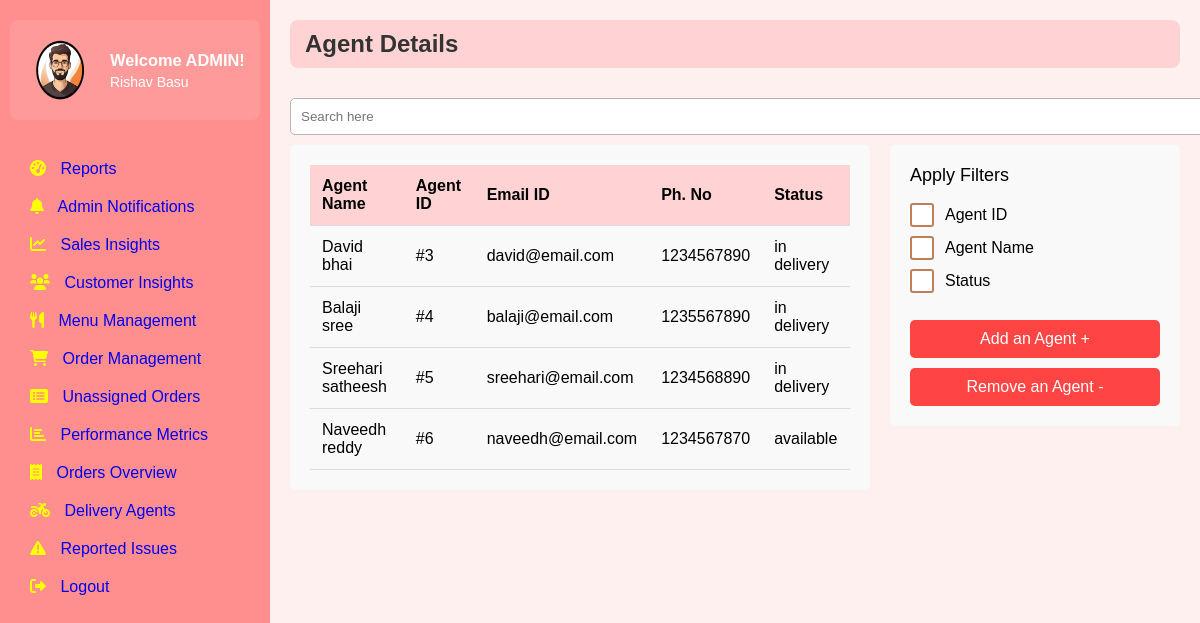
Page /staff-details (signed in) on the earlier database version.
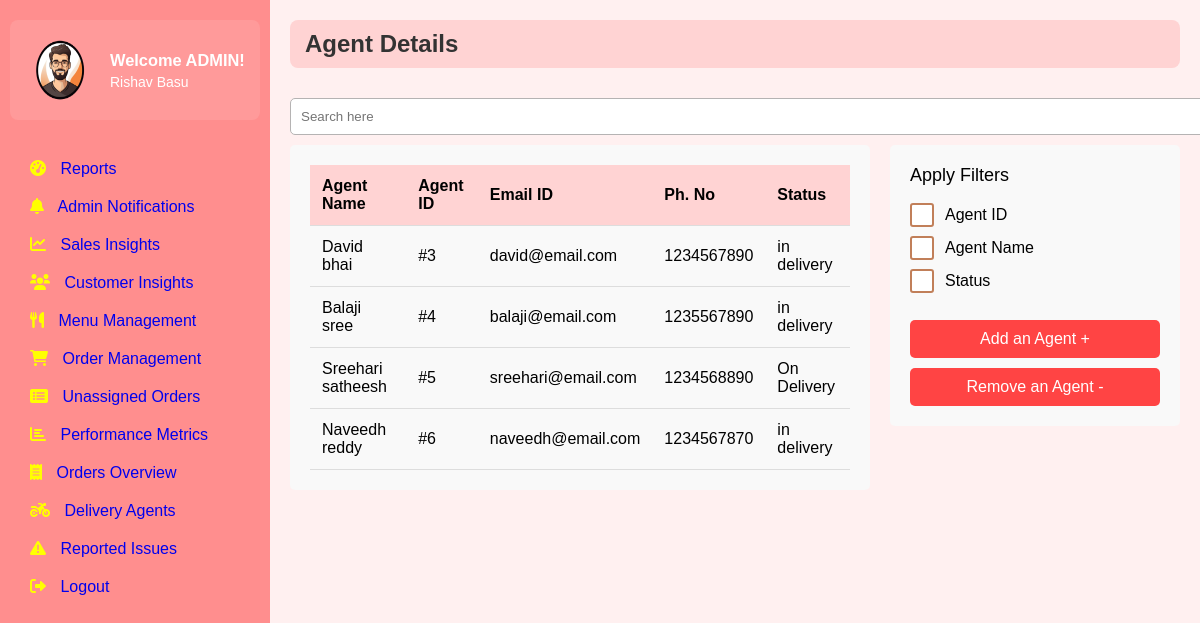
Same page on the later database version.
### tables this page shows
CREATE TABLE Delivery_agents (
        id INTEGER PRIMARY KEY,
        name TEXT NOT NULL,
        status TEXT NOT NULL,
        FOREIGN KEY (id) REFERENCES Users(user_id),
        FOREIGN KEY (name) REFERENCES Users(full_name)
    );

CREATE TABLE users (
        user_id INTEGER PRIMARY KEY AUTOINCREMENT,
        email TEXT UNIQUE NOT NULL,
        password_hash TEXT NOT NULL,
        full_name TEXT,
        phone_number TEXT,
        created_at TIMESTAMP DEFAULT CURRENT_TIMESTAMP,
        updated_at TIMESTAMP DEFAULT CURRENT_TIMESTAMP,
        last_login TIMESTAMP,
        is_active BOOLEAN DEFAULT TRUE,
        is_admin INTEGER DEFAULT 0,
        is_delivery_boy INTEGER DEFAULT 0,
        role_id INTEGER,
        FOREIGN KEY(role_id) REFERENCES roles(role_id)
    );

### app.py (the view)
@app.route('/staff-details')
def staff_list():
    if not is_admin():
        flash('Access denied. Admins only.', 'error')
        return redirect(url_for('signin'))
    conn = get_db_connection()
    staff_data = {}
    cursor = conn.execute('''
        SELECT da.id, da.name, da.status, u.email, u.phone_number as phone, u.created_at
        FROM Delivery_agents da
        JOIN Users u ON da.id = u.user_id''')
    staff_data = []
    for row in cursor:
        staff_data.append({
            'id': str(row['id']),
            'name': row['name'],
            'email': row['email'],
            'phone': row['phone'],
            'status': row['status']
        })
    conn.close()
    return render_template('staff_list.html', staff_data=staff_data)

### app.py (called while the page is built)
def is_admin():
    user_email = session.get('user')
    if not user_email:
        print("No user in session")
        return False
    conn = get_db()
    cursor = conn.cursor()
    cursor.execute('SELECT is_admin FROM Users WHERE email = ?', (user_email,))
    user = cursor.fetchone()
    conn.close()
    if user:
        print(f"User {user_email} is {'an admin' if user['is_admin'] == 1 else 'not an admin'}")
    return user and user['is_admin'] == 1

@app.teardown_appcontext
def close_connection(exception):
    db = getattr(g, '_database', None)
    if db is not None:
        db.close()

def get_db():
    conn = sqlite3.connect('existing_database.db')
    conn.row_factory = sqlite3.Row
    return conn

def get_db_connection():
    conn = sqlite3.connect("existing_database.db")
    conn.row_factory = sqlite3.Row
    return conn

### templates/staff_list.html (shortened to what this page needs)
{% extends 'base.html' %}
{% block extra_css %}
<link rel="stylesheet" href="{{ url_for('static', filename='css/staff_list.css') }}">
{% endblock %}
{% block content %}
<div class="header">
    <div class="header-content">
    <span class="order-title"><b>Agent Details</b></span>
</div>
</div>
<input type="text" placeholder="Search here" class="search-bar">
<div class="content-wrapper">
    <div class="staff-table">
        <table>
            <thead>
                <tr>
                    <th>Agent Name</th>
                    <th>Agent ID</th>
                    <th>Email ID</th>
                    <th>Ph. No</th>
                    <th>Status</th>
                </tr>
            </thead>
            <tbody>
                {% for staff in staff_data %}
                <tr>
                    <td><a href="{{ url_for('staff_details', agent_id=staff.id) }}" class="staff-name">{{ staff.name }}</a></td>
                    <td>#{{ staff.id }}</td>
                    <td>{{ staff.email }}</td>
                    <td>{{ staff.phone }}</td>
                    <td>{{ staff.status }}</td>
                </tr>
                {% endfor %}
            </tbody>
        </table>
    </div>
    <div class="filters">
        <div class="filter-title">Apply Filters</div>
        <div class="filter-item">
            <label for="agent-id">Agent ID</label>
        </div>
        <div class="filter-item">
            <label for="agent-name">Agent Name</label>
        </div>
        <div class="filter-item">
            <label for="status">Status</label>
        </div>
        <div class="action-buttons">
            <a href="" class="action-button add">Add an Agent +</a>
            <a href="" class="action-button remove">Remove an Agent -</a>
        </div>
    </div>
</div>
{% endblock %}

### templates/base.html (shortened to what this page needs)
<!DOCTYPE html>
<html lang="en">
<head>
    {% block extra_css %}{% endblock %}
    <link rel="stylesheet" href="{{ url_for('static', filename='css/base.css') }}">
    <link rel="stylesheet" href="https://cdnjs.cloudflare.com/ajax/libs/font-awesome/6.0.0-beta3/css/all.min.css">
</head>
<body>
    <div class="container">
        <div class="sidebar">
            <div class="profile">
                <img src="{{ url_for('static', filename='images/admin.png') }}" alt="Admin" class="image">
                <div class="profile-info">
                    <h2>Welcome ADMIN!</h2>
                    <p>Rishav Basu</p>
                </div>
            </div>
            <div class="menu">
                <ul>
                    <li><a href="{{ url_for('reports')}}" data-section="reports"><i class="fas fa-tachometer-alt"></i> Reports</a></li>
                    <li><a href="{{ url_for('admin_notifications')}}" data-section="admin-notifications"><i class="fas fa-bell"></i> Admin Notifications</a></li>
                    <li><a href="{{ url_for('sales_trends')}}" data-section="sales-trends"><i class="fas fa-chart-line"></i> Sales Insights</a></li>
                    <li><a href="{{ url_for('feedback_analysis')}}" data-section="customer-insights"><i class="fas fa-users"></i> Customer Insights</a></li>
                    <li><a href="{{ url_for('admin')}}"><i class="fas fa-utensils"></i> Menu Management</a></li>
                    <li><a href="{{ url_for('order_management')}}"><i class="fas fa-shopping-cart"></i> Order Management</a></li>
                    <li><a href="{{ url_for('unassigned_orders') }}"><i class="fas fa-list-alt"></i> Unassigned Orders</a></li>
                    <li><a href="{{url_for('performance_metrics')}}"><i class="fas fa-chart-bar"></i> Performance Metrics</a></li>
                    <li><a href="{{ url_for('order_overview') }}"><i class="fas fa-receipt"></i> Orders Overview</a></li>
                    <li><a href="{{url_for('staff_list')}}"><i class="fas fa-motorcycle"></i> Delivery Agents</a></li>
                    <li><a href="{{url_for('issues_reported')}}"><i class="fas fa-exclamation-triangle"></i> Reported Issues</a></li>
                    <li><a href="{{url_for('signin')}}"><i class="fas fa-sign-out-alt"></i> Logout</a></li>
                </ul>
            </div>
        </div>
<div class="main-content">
{% block content %}
{% endblock %}
</div>
</body>
</html>

### static/css/staff_list.css (style rules this page uses)
.header { border-radius: 8px; margin-bottom: 20px; margin-left: 20px; display: flex; gap:20px; background-color: #FFD3D3; padding: 10px 5px 10px 5px; }
.order-title { font-size: 24px; color: #333; margin-left: 10px; }
.header-content { justify-content: flex-start !important; }
.search-bar { padding: 10px; width: 100%; max-width: 950px; border: 1px solid #b5b3b3; border-radius: 5px; margin: 10px 0; margin-left: 20px; }
.content-wrapper { display: flex; gap: 20px; }
.staff-table { flex: 1; background-color: #f9f9f9; padding: 20px; border-radius: 5px; margin-left: 20px; }
table { width: 100%; border-collapse: collapse; }
th { background-color: #FFD3D3; }
th, td { padding: 12px; text-align: left; border-bottom: 1px solid #ddd; }
.staff-name { color: #000; text-decoration: none; }
.filters { width: 250px; background-color: #f9f9f9; padding: 20px; border-radius: 5px; height: fit-content; }
.filter-title { font-size: 18px; font-weight: 500; margin-bottom: 20px; }
.filter-item { margin: 15px 0; display: flex; align-items: center; }
.filter-item label { position: relative; padding-left: 35px; cursor: pointer; font-size: 16px; user-select: none; }
.filter-item label:before { content: ''; position: absolute; left: 0; top: 50%; transform: translateY(-50%); width: 20px; height: 20px; border: 2px solid #c17f59; background-color: white; border-radius: 3px; }
.action-buttons { margin-top: 30px; display: flex; flex-direction: column; gap: 10px; }
.action-button { padding: 10px; border: none; border-radius: 5px; color: white; cursor: pointer; text-align: center; text-decoration: none; font-size: 16px; background-color: #ff4444; transition: background-color 0.3s; }

### static/css/base.css (style rules this page uses)
body, h1, p, ul, li { margin: 0; padding: 0; list-style: none; box-sizing: border-box; }
h2 { margin-top: 0; font-size: 24px; }
.profile { display: flex; align-items: center; gap: 15px; padding: 15px; background-color: rgba(255, 255, 255, 0.1); border-radius: 8px; margin-bottom: 30px; }
.image { width: 70px; height: 70px; border-radius: 50%; }
.profile-info h2 { font-size: 16.4px; margin-bottom: 4px; }
.profile-info p { font-size: 14px; }
body { font-family: Arial, sans-serif; background: #ffe6e698; }
.container { display: flex; flex-wrap: nowrap; height: 100vh; position: relative; }
.sidebar { width: 250px; background: rgb(255, 142, 142); color: white; height: 100vh; padding: 20px 10px; transition: width 0.3s ease, background 0.3s ease; position: fixed; left: 0; top: 0; z-index: 100; }
.sidebar .menu ul { padding: 0; }
.sidebar .menu ul li { width: 100%; transition: all 0.3s ease; padding: 10px 20px; }
.sidebar .menu ul li a { display: block; font-size: 16px; transition: font-size 0.3s ease; text-decoration: none; }
.sidebar .menu ul li a i { margin-right: 10px; color: yellow; }
.main-content { flex: 1; padding: 20px; transition: padding 0.3s ease; margin-left: 250px; transition: margin-left 0.3s ease; }
.header { display: flex; justify-content: space-between; align-items: center; margin-bottom: 20px; }

Differences in the rows shown:
changed Delivery_agents "Sreehari satheesh": status "in delivery" → "On Delivery"
changed Delivery_agents "Naveedh reddy": status "available" → "in delivery"
